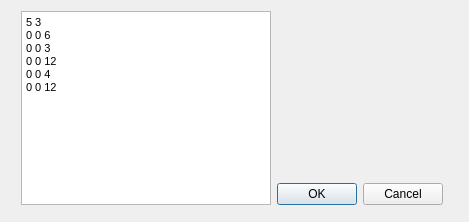
<?xml version="1.0" encoding="UTF-8"?>
<ui version="4.0">
 <class>InputDialog</class>
 <widget class="QDialog" name="InputDialog">
  <property name="geometry">
   <rect>
    <x>0</x>
    <y>0</y>
    <width>469</width>
    <height>222</height>
   </rect>
  </property>
  <property name="windowTitle">
   <string>Dialog</string>
  </property>
  <widget class="QWidget" name="">
   <property name="geometry">
    <rect>
     <x>21</x>
     <y>11</y>
     <width>422</width>
     <height>194</height>
    </rect>
   </property>
   <layout class="QHBoxLayout" name="horizontalLayout">
    <item>
     <widget class="QTextEdit" name="textEdit">
      <property name="html">
       <string>&lt;!DOCTYPE HTML PUBLIC &quot;-//W3C//DTD HTML 4.0//EN&quot; &quot;http://www.w3.org/TR/REC-html40/strict.dtd&quot;&gt;
&lt;html&gt;&lt;head&gt;&lt;meta name=&quot;qrichtext&quot; content=&quot;1&quot; /&gt;&lt;style type=&quot;text/css&quot;&gt;
p, li { white-space: pre-wrap; }
&lt;/style&gt;&lt;/head&gt;&lt;body style=&quot; font-family:'MS Shell Dlg 2'; font-size:8.25pt; font-weight:400; font-style:normal;&quot;&gt;
&lt;p style=&quot; margin-top:0px; margin-bottom:0px; margin-left:0px; margin-right:0px; -qt-block-indent:0; text-indent:0px;&quot;&gt;&lt;span style=&quot; font-size:8pt;&quot;&gt;5 3&lt;/span&gt;&lt;/p&gt;
&lt;p style=&quot; margin-top:0px; margin-bottom:0px; margin-left:0px; margin-right:0px; -qt-block-indent:0; text-indent:0px;&quot;&gt;&lt;span style=&quot; font-size:8pt;&quot;&gt;0 0 6&lt;/span&gt;&lt;/p&gt;
&lt;p style=&quot; margin-top:0px; margin-bottom:0px; margin-left:0px; margin-right:0px; -qt-block-indent:0; text-indent:0px;&quot;&gt;&lt;span style=&quot; font-size:8pt;&quot;&gt;0 0 3&lt;/span&gt;&lt;/p&gt;
&lt;p style=&quot; margin-top:0px; margin-bottom:0px; margin-left:0px; margin-right:0px; -qt-block-indent:0; text-indent:0px;&quot;&gt;&lt;span style=&quot; font-size:8pt;&quot;&gt;0 0 12&lt;/span&gt;&lt;/p&gt;
&lt;p style=&quot; margin-top:0px; margin-bottom:0px; margin-left:0px; margin-right:0px; -qt-block-indent:0; text-indent:0px;&quot;&gt;&lt;span style=&quot; font-size:8pt;&quot;&gt;0 0 4&lt;/span&gt;&lt;/p&gt;
&lt;p style=&quot; margin-top:0px; margin-bottom:0px; margin-left:0px; margin-right:0px; -qt-block-indent:0; text-indent:0px;&quot;&gt;&lt;span style=&quot; font-size:8pt;&quot;&gt;0 0 12&lt;/span&gt;&lt;/p&gt;&lt;/body&gt;&lt;/html&gt;</string>
      </property>
     </widget>
    </item>
    <item>
     <layout class="QVBoxLayout" name="verticalLayout">
      <item>
       <spacer name="verticalSpacer">
        <property name="orientation">
         <enum>Qt::Vertical</enum>
        </property>
        <property name="sizeHint" stdset="0">
         <size>
          <width>20</width>
          <height>40</height>
         </size>
        </property>
       </spacer>
      </item>
      <item>
       <widget class="QDialogButtonBox" name="buttonBox">
        <property name="orientation">
         <enum>Qt::Horizontal</enum>
        </property>
        <property name="standardButtons">
         <set>QDialogButtonBox::Cancel|QDialogButtonBox::Ok</set>
        </property>
       </widget>
      </item>
     </layout>
    </item>
   </layout>
  </widget>
 </widget>
 <resources/>
 <connections>
  <connection>
   <sender>buttonBox</sender>
   <signal>accepted()</signal>
   <receiver>InputDialog</receiver>
   <slot>accept()</slot>
   <hints>
    <hint type="sourcelabel">
     <x>248</x>
     <y>254</y>
    </hint>
    <hint type="destinationlabel">
     <x>157</x>
     <y>274</y>
    </hint>
   </hints>
  </connection>
  <connection>
   <sender>buttonBox</sender>
   <signal>rejected()</signal>
   <receiver>InputDialog</receiver>
   <slot>reject()</slot>
   <hints>
    <hint type="sourcelabel">
     <x>316</x>
     <y>260</y>
    </hint>
    <hint type="destinationlabel">
     <x>286</x>
     <y>274</y>
    </hint>
   </hints>
  </connection>
 </connections>
</ui>
